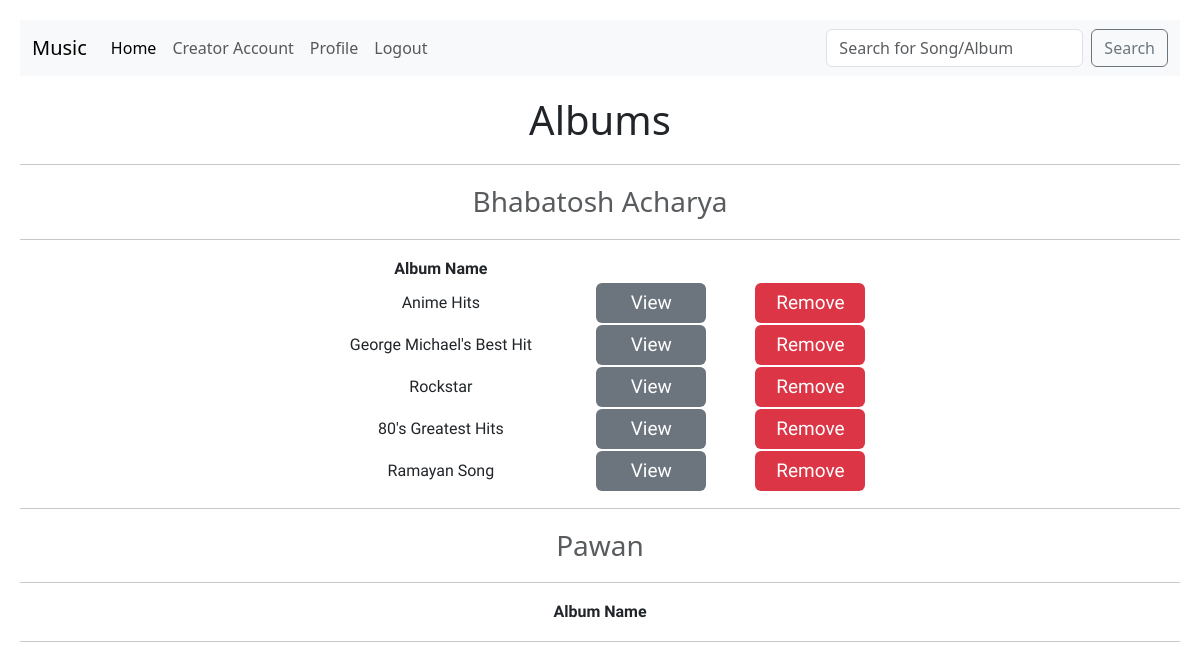
The page /admin_dashboard/albums (signed in) on the database its author committed.
### models.py (models this page shows)
class Creators(db.Model):
    __tablename__ = 'creators'
    creator_id = db.Column(db.Integer, primary_key=True, nullable=False)
    user_id = db.Column(db.Integer, db.ForeignKey('users.user_id'), nullable=False)
    artist_name = db.Column(db.String(50), nullable=False)
    contact_info = db.Column(db.String(50), nullable=False)
    Flag = db.Column(db.Boolean, default=False, nullable=False)
    user = db.relationship('Users', back_populates='creator')
    song = db.relationship('Songs', back_populates='creator')
    albums = db.relationship('Albums', back_populates='creator')

class Albums(db.Model):
    __tablename__ = 'albums'
    album_id = db.Column(db.Integer, primary_key = True, nullable = False)
    name = db.Column(db.String(40),  nullable = False)
    creator_id = db.Column(db.Integer, db.ForeignKey('creators.creator_id'), nullable = False)
    thumbnail_path = db.Column(db.String(100),  nullable = False)
    release_date = db.Column(db.DateTime, nullable = False)
    genre = db.Column(db.String(10),  nullable = False)
    songs = db.relationship('Songs', secondary=album_song_association, back_populates='albums')
    creator = db.relationship('Creators', back_populates='albums')

### routes.py (the view)
@app.route('/admin_dashboard/albums', methods=['GET', 'POST'])
@auth_required
def albums():
    user = Users.query.get(session['user_id'])
    creators = Creators.query.all()
    albums = Albums.query.all()
    return render_template('albums.html', user = user, albums = albums, creators = creators)

### routes.py (called while the page is built)
def auth_required(function):
    @wraps(function)
    def inn(*args, **kwargs):
        if 'user_id' not in session:
            flash('Please login to continue.')
            return redirect(url_for('login'))
        return function(*args, **kwargs)
    return inn

### templates/albums.html (shortened to what this page needs)
{% extends 'base_layout.html'%}
{% block content %}
<h1>Albums</h1>
<hr>
{% for creator in creators %}
    <h3 class="text-muted">{{ creator.artist_name }}</h3>
    <hr>
    <div class="box">
        <table class='inside'>
            <thead>
                <tr>
                    <th>Album Name</th>
                </tr>
            </thead>
            <tbody>
                {% for album in creator.albums %}
                    <tr>
                        <td class="album-name">{{ album.name }}</td>
                        <td>
                            <a href="{{ url_for('view_album', album_id=album.album_id) }}">
                                <button type="submit" class='btn btn-secondary'
                                    style="width: 110px;height: 40px;font-size: 19px; border: none">View </button>
                            </a>
                        </td>
                        <td>
                            <a href="{{ url_for('delete_album_admin', album_id=album.album_id) }}">
                                <button type="submit" class='btn btn-danger'
                                    style="width: 110px;height: 40px;font-size: 19px; border: none">Remove</button>
                            </a>
                        </td>
                    </tr>
                {% endfor %}
            </tbody>
        </table>
        <hr>
    </div>
{% endfor %}
{% endblock %}

### static/style.css (style rules this page uses)
body { background-color: #ffffff; color: black; text-align: center; padding: 20px; margin: auto; }

### templates/albums.html (style rules this page uses)
h1, h3 { text-align: center; margin-top: 20px; margin-bottom: 20px; }
.inside { margin: auto; width: 50%; text-align: center; font-family: 'Akaya Kanadaka', sans-serif; }

### rows shown on the page
Creators: artist_name "Bhabatosh Acharya"
Albums: name "Anime Hits"
Albums: name "George Michael's Best Hit"
Albums: name "Rockstar"
Albums: name "80's Greatest Hits"
Albums: name "Ramayan Song"
Creators: artist_name "Pawan"
